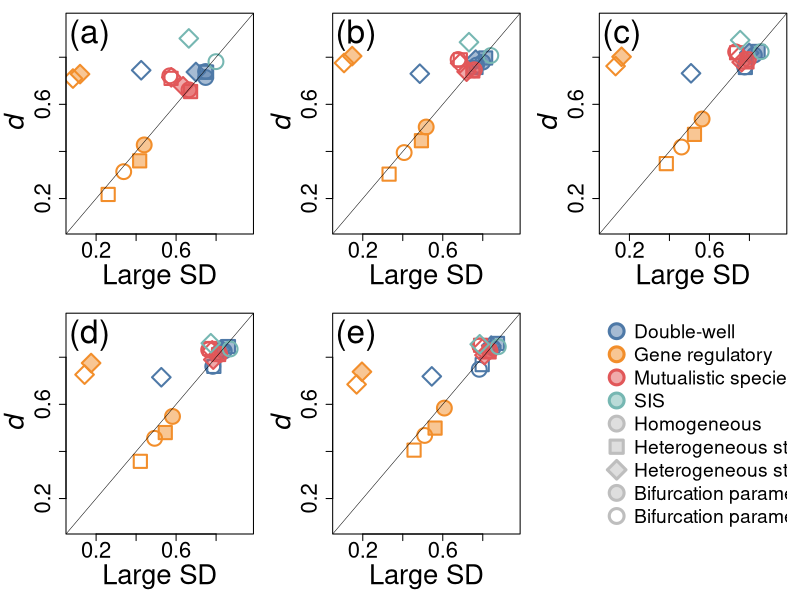
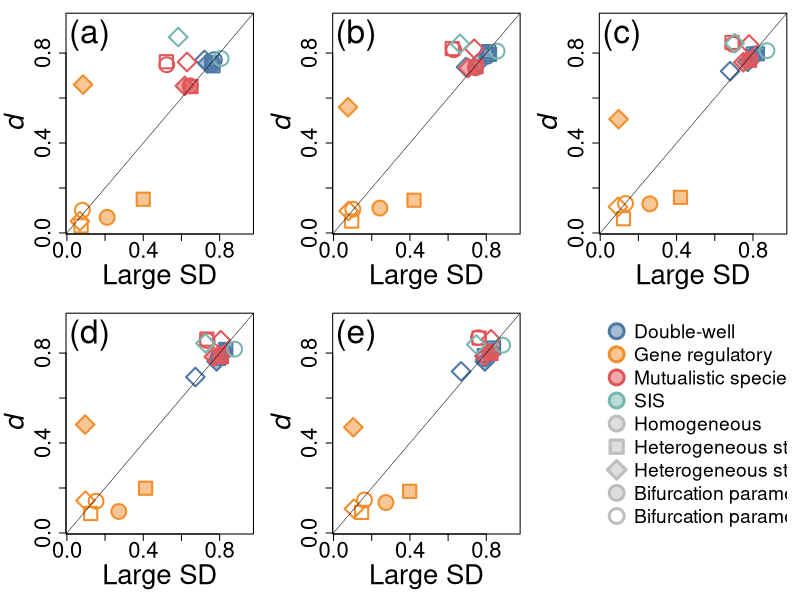
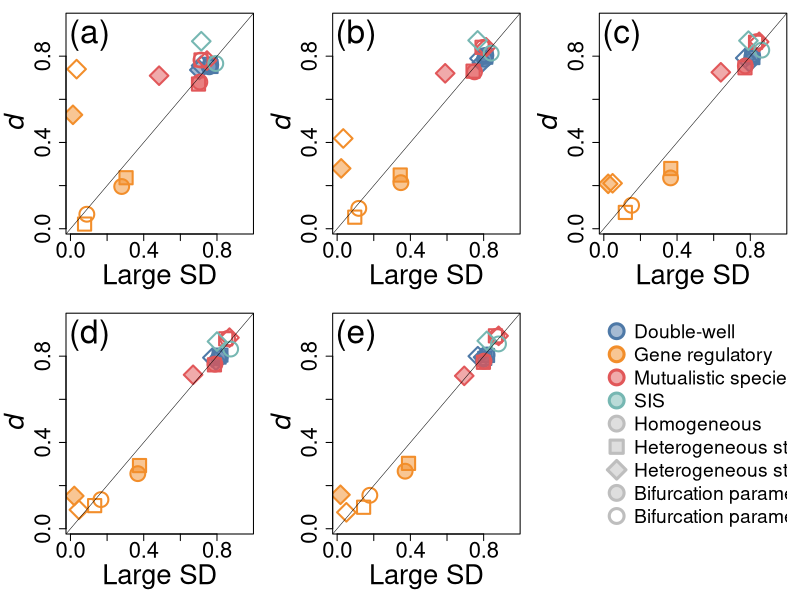
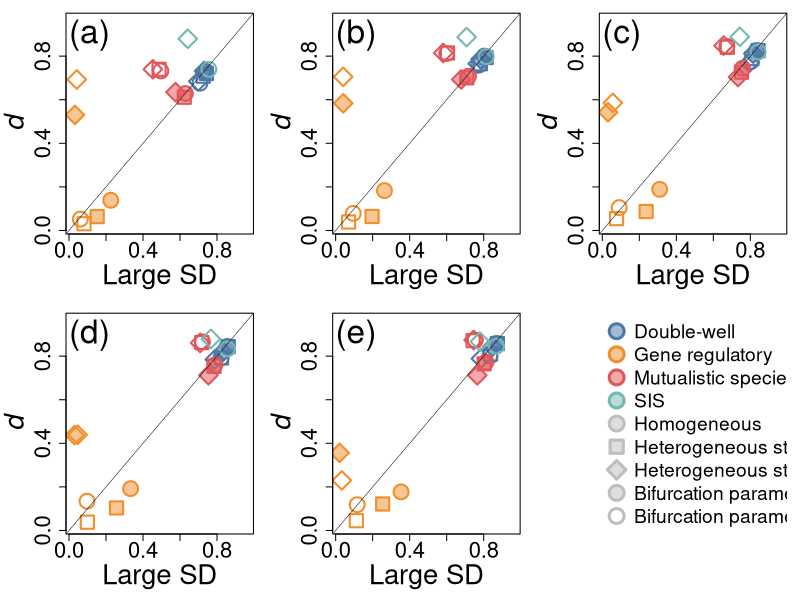
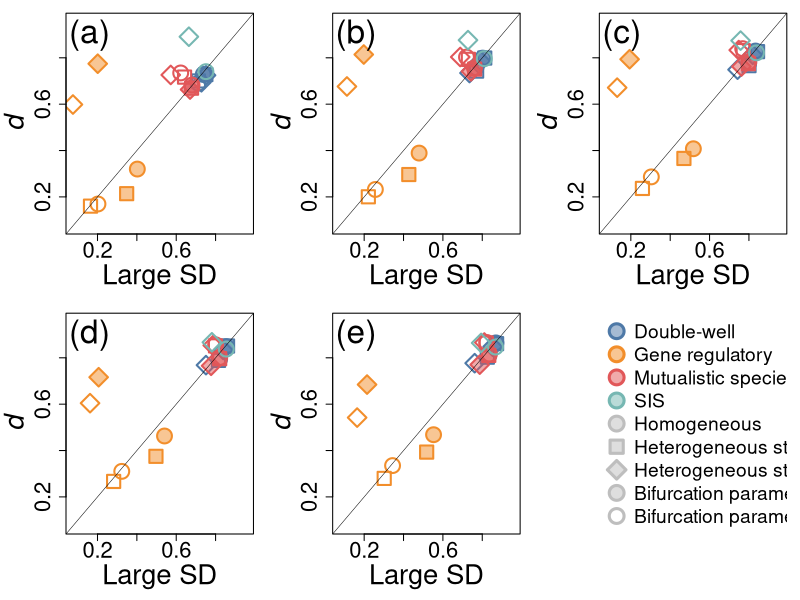
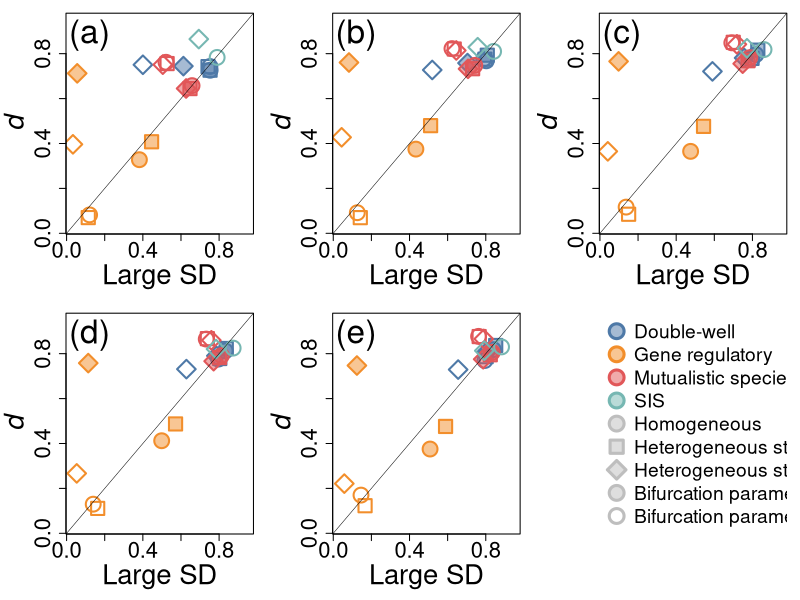

The R source for these figures, in order:
df <- read.csv("./tau-tau-data.csv")
report <- FALSE # TRUE

printreport <- function(net) {
    largesd <- df[df$net == net & df$metric == "largesd", ]
    d <- df[df$net == net & df$metric == "d", ]
    summary(abs(largesd$tau) - abs(d$tau))
}

plotit <- function(net) {
    imagefile <- paste0("./tau-tau-", net, ".pdf")
    
    pdf(imagefile, height = 8, width = 12)
    par(mfrow = c(2, 3), mar = c(4.5, 4.5, 0.5, 0.5) + 0.5)
    palette("Tableau 10")

    labelsize <- 2.5
    ticksize <- 2

    ylim <- xlim <- range(abs(df[df$net == net, "tau"]))

    for(i in 1:5) {

        plotdf <- df[df$n == i & df$net == net, ]
        
        x <- abs(plotdf$tau[plotdf$metric == "largesd"])
        y <- abs(plotdf$tau[plotdf$metric == "d"])

        condition <- apply(plotdf[, c("varyv", "varys")], 1, function(row) {
            if(row[1] == FALSE && row[2] == FALSE) {
                return("const")
            } else if(row[1] == TRUE && row[2] == FALSE) {
                return("varyv")
            } else if(row[2] == TRUE) {
                return("varynoise")
            } else {
                return(NA)
            }
        })

        plotdf$cond <- factor(condition, levels = c("const", "varyv", "varynoise"))
        pchs <- as.integer(plotdf$cond[plotdf$metric == "d"]) + 20

        plotdf$bparam <- factor(plotdf$bparam, levels = c("u", "D"))
                
        colors <- as.integer(factor(plotdf$model[plotdf$metric == "d"]))
        bgs <- mapply(
            function(color, alpha) adjustcolor(color, alpha.f = alpha),
            colors, -(as.integer(plotdf$bparam[plotdf$metric == "d"]) - 2)*.5
        )
        
        plot(
            x, y, col = colors, pch = pchs, lwd = 2, cex = 3,
            bg = bgs,
            xlab = "Large SD", ylab = "",
            xlim = xlim, ylim = ylim,
            cex.lab = labelsize, cex.axis = ticksize
        )
        title(ylab = "d", font.lab = 3, cex.lab = labelsize)
        abline(a = 0, b = 1, lty = 1, col = "black", lwd = .5)
        
        mtext(paste0("(", letters[i], ")"), line = -2.5, adj = 0.02, cex = 2) # , font = 2
    }

    plot(NULL, xlim = c(0, 1), ylim = c(0, 1), axes = FALSE, xlab = "", ylab = "")
    legendcolors <- c(1:4, rep("gray", 5))
    legendalphas <- c(rep(.5, 8), 0)
    legend(
        "left", bty = "n", cex = 1.75, pt.cex = 3, pt.lwd = 3,
        col = legendcolors, pch = c(rep(21, 4), 21:23, 21, 21),
        pt.bg = mapply(function(color, alpha) adjustcolor(color, alpha), legendcolors, legendalphas),
        legend = c("Double-well", "Gene regulatory", "Mutualistic species", "SIS",
                   "Homogeneous", "Heterogeneous stress", "Heterogeneous stress and noise",
                   "Bifurcation parameter is u", "Bifurcation parameter is D")
    )

    dev.off()
}

for(net in unique(df$net)) {
    plotit(net)

    if(report) printreport(net)
}
